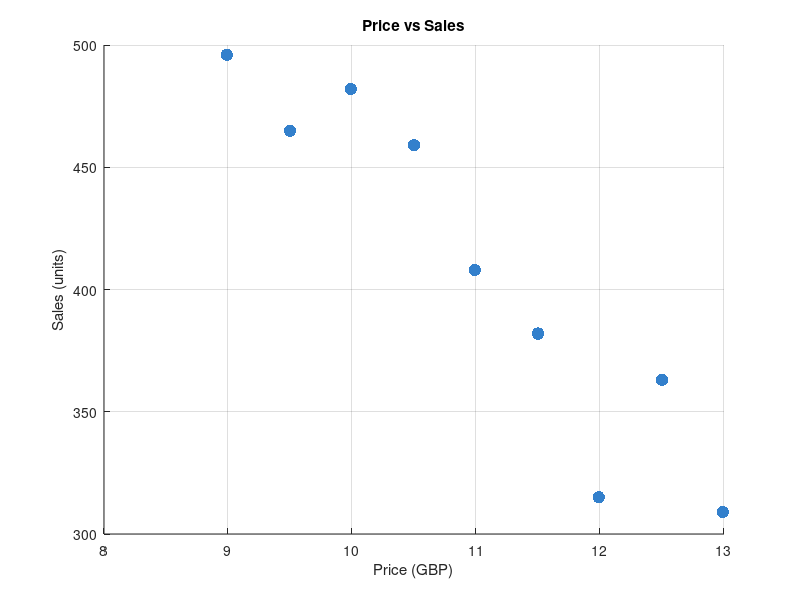

Write MATLAB code to recreate this figure. (Note: this script raises an error after producing the figure.)
%% Question 3: Price vs Sales
% (a) Scatter plot
% (b) Product moment correlation coefficient
% (c) Least-squares regression of Sales on Price (and plot line)
% (d) Brief comments on results

clear; clc; close all;

%% Data
Price = [8.99; 9.50; 9.99; 10.50; 10.99; 11.50; 11.99; 12.50; 12.99];
Sales = [496; 465; 482; 459; 408; 382; 315; 363; 309];

%% (a) Scatter plot
figure('Position', [100, 100, 700, 500]);
scatter(Price, Sales, 80, 'filled', 'MarkerFaceColor', [0.2 0.5 0.8]);
hold on; grid on;
xlabel('Price (GBP)');
ylabel('Sales (units)');
title('Price vs Sales');

%% (b) Product moment correlation coefficient
r = corr(Price, Sales);
fprintf('Correlation (r): %.4f\n', r);

%% (c) Least-squares regression: Sales on Price
mdl = fitlm(Price, Sales, 'VarNames', {'Price','Sales'});
coef = mdl.Coefficients.Estimate; % [intercept; slope]
b0 = coef(1);
b1 = coef(2);

% Regression line for plotting
x_line = linspace(min(Price)-0.2, max(Price)+0.2, 100)';
y_line = b0 + b1 .* x_line;
plot(x_line, y_line, 'r-', 'LineWidth', 2);
legend('Data points', sprintf('Sales = %.2f + %.2f * Price', b0, b1), 'Location', 'northeast');

% Print regression outputs
fprintf('Regression equation: Sales = %.4f + %.4f * Price\n', b0, b1);
fprintf('R-squared: %.4f\n', mdl.Rsquared.Ordinary);

%% (d) Comments (printed)
if r < 0
    trend = 'negative';
else
    trend = 'positive';
end
fprintf('\nComment: r indicates a %s linear relationship between price and sales. ', trend);
fprintf('The slope shows expected change in sales per £1 change in price. Higher |r| and R^2 imply stronger linear association.\n');
